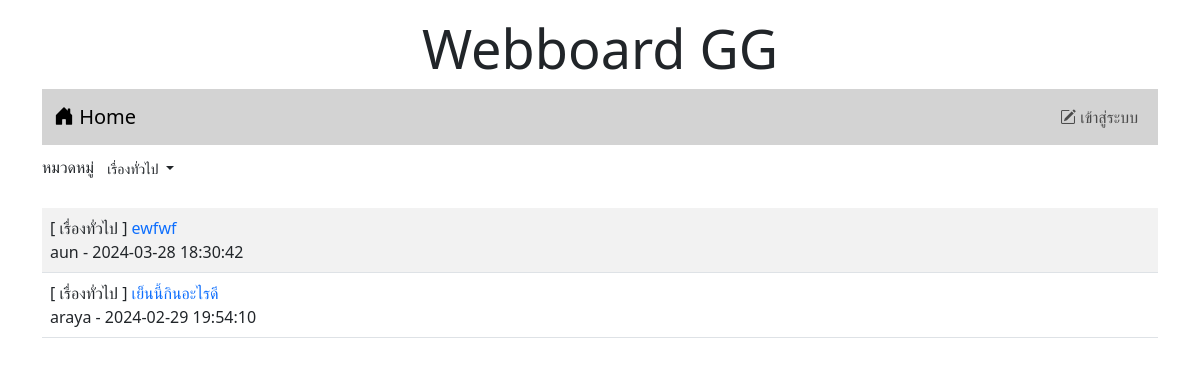
Page /index.php?id=1 on the committed database.
### tables this page shows
CREATE TABLE `category` (
  `id` int(11) NOT NULL,
  `name` varchar(32) NOT NULL
);

CREATE TABLE `post` (
  `id` int(11) NOT NULL,
  `title` varchar(128) NOT NULL,
  `content` varchar(2048) NOT NULL,
  `post_date` datetime NOT NULL,
  `cat_id` int(11) NOT NULL,
  `user_id` int(11) NOT NULL
);

CREATE TABLE `user` (
  `id` int(11) NOT NULL,
  `login` varchar(32) NOT NULL,
  `password` varchar(64) NOT NULL,
  `name` varchar(64) NOT NULL,
  `gender` char(1) NOT NULL,
  `email` varchar(32) NOT NULL,
  `role` char(1) NOT NULL
);

### index.php (the view, shortened to what this page needs)
<!DOCTYPE html>
<html lang="en">
<head>
    <link href="https://cdn.jsdelivr.net/npm/bootstrap@5.3.0-alpha1/dist/css/bootstrap.min.css" rel="stylesheet">
    <link rel="stylesheet" href="https://cdn.jsdelivr.net/npm/bootstrap-icons@1.10.3/font/bootstrap-icons.css">
</head>
<div class = "container-lg">
<h1 style="text-align: center;font-size: 54px;"class="mt-3">Webboard GG</h1>
</div>
<body class="container">
    <?php include('nav.php')?>
    <div class="my-2 d-flex justify-content-between">
        <div>
            <lable>หมวดหมู่</lable>
            <span class="dropdown">
                <?php
                    $conn=new PDO("mysql:host=localhost;dbname=webboard;charset=utf8","root","");
                ?>
                <button class="btn btn-white-50 btn-sm dropdown-toggle" type="button" data-bs-toggle="dropdown"
                    aria-expanded="false">
                        <?php
                        if(isset($_GET['id'])){
                        $sql="SELECT name FROM category WHERE id=$_GET[id]";
                        foreach($conn->query($sql)as $row)
                        echo "$row[name]";
                        }else{
                            echo "--ทั้งหมด--";
                        }
                        ?>
                </button>
                    <?php
                         $sql="SELECT * FROM category";
                    ?>
                </span>
        </div>
    </div>
    <table class="table table-striped mt-4">
        <?php
        $conn=new PDO("mysql:host=localhost;dbname=webboard;charset=utf8", "root", "");
        if(isset($_GET['id'])){
            $sql="SELECT t3.name,t1.title,t1.id,t2.login,t1.post_date,t2.id as 'user_id' FROM post as t1
            INNER JOIN user as t2 ON (t1.user_id=t2.id)
            INNER JOIN category as t3 ON (t1.cat_id=t3.id)
            WHERE t1.cat_id=$_GET[id]
            ORDER BY t1.post_date DESC" ;
        }else{
            $sql="SELECT t3.name,t1.title,t1.id,t2.login,t1.post_date,t2.id as 'user_id' FROM post as t1
            INNER JOIN user as t2 ON (t1.user_id=t2.id)
            INNER JOIN category as t3 ON (t1.cat_id=t3.id)
            ORDER BY t1.post_date DESC" ;
        }
        $result=$conn->query($sql);
        while($row = $result->fetch()){
            echo "<tr><td class='d-flex'>
            <div class='flex-grow-1'>[ $row[0] ]<a href=post.php?id=$row[2]
            style=text-decoration:none> $row[1]</a><br>$row[3] - $row[4]</div>";
        }
        ?>
</table>
</body>
</html>

### rows in the picture
category: name "เรื่องทั่วไป"
post: category.name "เรื่องทั่วไป", title "ewfwf", user.login "aun", post_date "2024-03-28 18:30:42"
post: category.name "เรื่องทั่วไป", title "เย็นนี้กินอะไรดี", user.login "araya", post_date "2024-02-29 19:54:10"
